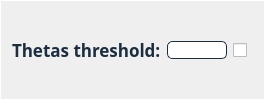
                                <widget class="QFrame" name="frame_thetas_thr_lda">
                                 <property name="styleSheet">
                                  <string notr="true">border-bottom: 0.5px solid #FFFFFF;
border-left: 0.5px solid #FFFFFF;
border-top: 0.5px solid #FFFFFF;
</string>
                                 </property>
                                 <property name="frameShape">
                                  <enum>QFrame::NoFrame</enum>
                                 </property>
                                 <property name="frameShadow">
                                  <enum>QFrame::Plain</enum>
                                 </property>
                                 <layout class="QHBoxLayout" name="horizontalLayout_81">
                                  <item>
                                   <widget class="QLabel" name="label_thetas_thr_lda">
                                    <property name="sizePolicy">
                                     <sizepolicy hsizetype="Minimum" vsizetype="Preferred">
                                      <horstretch>0</horstretch>
                                      <verstretch>0</verstretch>
                                     </sizepolicy>
                                    </property>
                                    <property name="maximumSize">
                                     <size>
                                      <width>16777215</width>
                                      <height>16777215</height>
                                     </size>
                                    </property>
                                    <property name="font">
                                     <font>
                                      <family>Avenir</family>
                                      <pointsize>13</pointsize>
                                      <weight>75</weight>
                                      <italic>false</italic>
                                      <bold>true</bold>
                                     </font>
                                    </property>
                                    <property name="toolTip">
                                     <string>&lt;html&gt;&lt;head/&gt;&lt;body&gt;&lt;p&gt;&lt;span style=&quot; font-weight:400;&quot;&gt;Threshold for topic activation in a document (sparsification).&lt;/span&gt;&lt;/p&gt;&lt;/body&gt;&lt;/html&gt;</string>
                                    </property>
                                    <property name="styleSheet">
                                     <string notr="true">font: 87 13pt &quot;Avenir&quot;;
color:#1A2E40;
font-weight: bold;
border:None;</string>
                                    </property>
                                    <property name="text">
                                     <string>Thetas threshold:</string>
                                    </property>
                                   </widget>
                                  </item>
                                  <item>
                                   <widget class="QLineEdit" name="lineEdit_thetas_thr_lda">
                                    <property name="sizePolicy">
                                     <sizepolicy hsizetype="Minimum" vsizetype="Fixed">
                                      <horstretch>0</horstretch>
                                      <verstretch>0</verstretch>
                                     </sizepolicy>
                                    </property>
                                    <property name="minimumSize">
                                     <size>
                                      <width>0</width>
                                      <height>0</height>
                                     </size>
                                    </property>
                                    <property name="maximumSize">
                                     <size>
                                      <width>60</width>
                                      <height>16777215</height>
                                     </size>
                                    </property>
                                    <property name="styleSheet">
                                     <string notr="true">QLineEdit {	
	background-color: #FFFFFF;
	font: 87 italic 12pt &quot;Avenir&quot;;
	border-radius: 5px;
	border: 1px solid #1A2E40;
	color:black;
}</string>
                                    </property>
                                   </widget>
                                  </item>
                                  <item>
                                   <widget class="QCheckBox" name="checkBox_thetas_thr_lda">
                                    <property name="sizePolicy">
                                     <sizepolicy hsizetype="Fixed" vsizetype="Fixed">
                                      <horstretch>0</horstretch>
                                      <verstretch>0</verstretch>
                                     </sizepolicy>
                                    </property>
                                    <property name="minimumSize">
                                     <size>
                                      <width>0</width>
                                      <height>0</height>
                                     </size>
                                    </property>
                                    <property name="styleSheet">
                                     <string notr="true">border:0px;</string>
                                    </property>
                                    <property name="text">
                                     <string/>
                                    </property>
                                   </widget>
                                  </item>
                                 </layout>
                                </widget>
